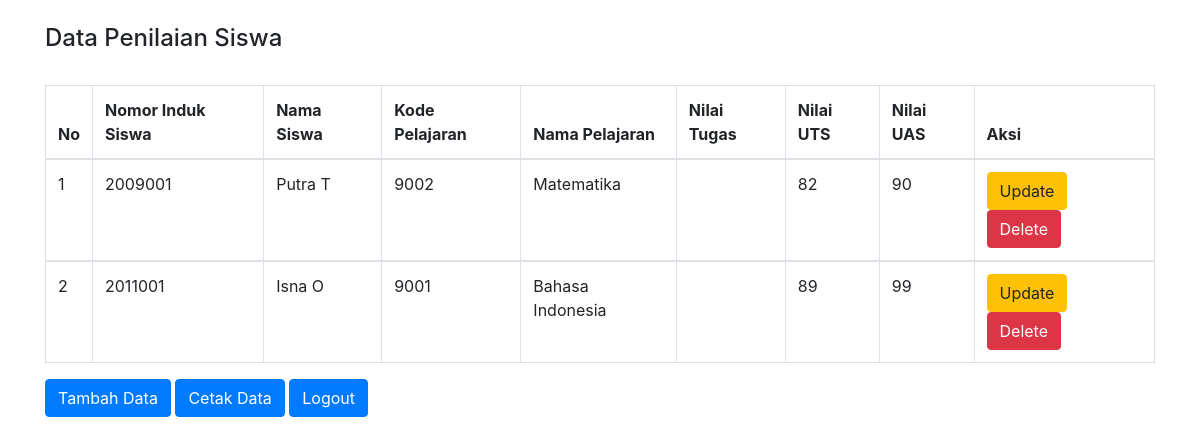
The page / on the database its author committed.
### tables this page shows
CREATE TABLE `nilai` (
  `id_siswa` int(10) NOT NULL,
  `kode_pelajaran` int(10) NOT NULL,
  `nilai_uts` int(3) NOT NULL,
  `nilai_uas` int(3) NOT NULL
);

CREATE TABLE `siswa` (
  `id_siswa` int(11) NOT NULL,
  `nama_siswa` varchar(30) NOT NULL,
  `kelas_siswa` int(3) NOT NULL
);

CREATE TABLE `pelajaran` (
  `kode_pelajaran` int(10) NOT NULL,
  `nama_pelajaran` varchar(30) NOT NULL
);

### index.php (the view, shortened to what this page needs)
<!DOCTYPE html>
<html>
<head>
    <link rel="stylesheet" href="bootstrap/css/bootstrap.min.css">
</head>
<body>
<div class="container">
    <br>
    <h4>Data Penilaian Siswa</h4>
    <table class="table table-bordered table-hover">
        <br>
        <thead>
        <tr>
            <th>No</th>
            <th>Nomor Induk Siswa</th>
            <th>Nama Siswa</th>
            <th>Kode Pelajaran</th>
            <th>Nama Pelajaran</th>
            <th>Nilai Tugas</th>
            <th>Nilai UTS</th>
            <th>Nilai UAS</th>
            <th colspan='2'>Aksi</th>
        </tr>
        </thead>
        <?php
        include "koneksi.php";
        $sql="SELECT * FROM nilai AS u INNER JOIN siswa AS i ON u.id_siswa = i.id_siswa INNER JOIN pelajaran AS a ON u.kode_pelajaran = a.kode_pelajaran";
        $hasil=mysqli_query($kon,$sql);
        $no=0;
        while ($data = mysqli_fetch_array($hasil)) {
            $no++;
            ?>
            <tbody>
            <tr>
                <td><?php echo $no;?></td>
                <td><?php echo $data["id_siswa"]; ?></td>
                <td><?php echo $data["nama_siswa"]; ?></td>
				<td><?php echo $data["kode_pelajaran"]; ?></td>
                <td><?php echo $data["nama_pelajaran"]; ?></td>
                <td><?php echo $data["nilai_tugas"];   ?></td>
                <td><?php echo $data["nilai_uts"];   ?></td>
                <td><?php echo $data["nilai_uas"];   ?></td>
                <td>
                    <a href="update.php?id_siswa=<?php echo htmlspecialchars($data['id_siswa']); ?>" class="btn btn-warning" role="button">Update</a>
                    <a href="<?php echo htmlspecialchars($_SERVER["PHP_SELF"]);?>?id_siswa=<?php echo $data['id_siswa']; ?>" class="btn btn-danger" role="button">Delete</a>
                </td>
            </tr>
            </tbody>
            <?php
        }
        ?>
    </table>
    <a href="create.php" class="btn btn-primary" role="button">Tambah Data</a>
    <a href="cetak.php" class="btn btn-primary" role="button">Cetak Data</a>
	<a href="logout.php" class="btn btn-primary" role="button">Logout</a>
</div>
</body>
</html>

### rows shown on the page
nilai: siswa.id_siswa "2009001", siswa.nama_siswa "Putra T", kode_pelajaran.kode_pelajaran "9002", kode_pelajaran.nama_pelajaran "Matematika", nilai_uts "82", nilai_uas "90"
nilai: siswa.id_siswa "2011001", siswa.nama_siswa "Isna O", kode_pelajaran.kode_pelajaran "9001", kode_pelajaran.nama_pelajaran "Bahasa Indonesia", nilai_uts "89", nilai_uas "99"
